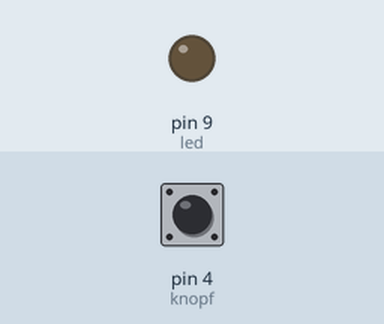
A sketch run on a simulated Arduino Uno, built with avr-gcc and run on an emulated ATmega328P. Shown: output pins drawn as LEDs (lit = HIGH). Inputs (shaded band) come from the test bench; at power-on: pin 4 (knopf) HIGH.

Above: at 1.2 s.
1.3 s: pin 4 (knopf) pulled LOW for 0.15 s
At 1.37 s:
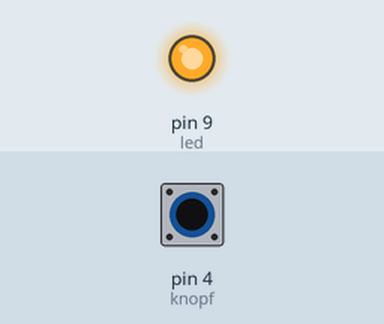
2.9 s: pin 4 (knopf) pulled LOW for 3.2 s
At 7.5 s:
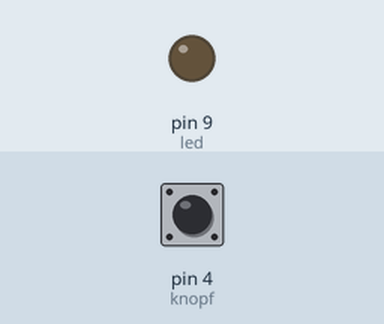
Timing chart, 0 to 9.0 s (numbered marks = the images above; inputs shaded):
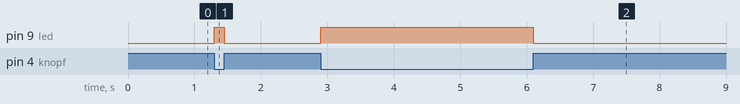

The sketch:

tasterlicht.ino
```cpp
int knopf = 4;
int led = 9;
int knopfstatus;
void setup() {
  pinMode(knopf,INPUT_PULLUP);
  pinMode(led,OUTPUT);

  }

void loop() {
  knopfstatus = digitalRead(knopf);


  if(knopfstatus == 0){
    digitalWrite(led,HIGH);
  }
    else{digitalWrite(led,LOW);
        }


}
```

Measured:
- after the input at 1.3 s, pin 9 (led): LOW → HIGH at once, → LOW 0.15 s later
- after the input at 2.9 s, pin 9 (led): LOW → HIGH at once, → LOW 3.2 s later
